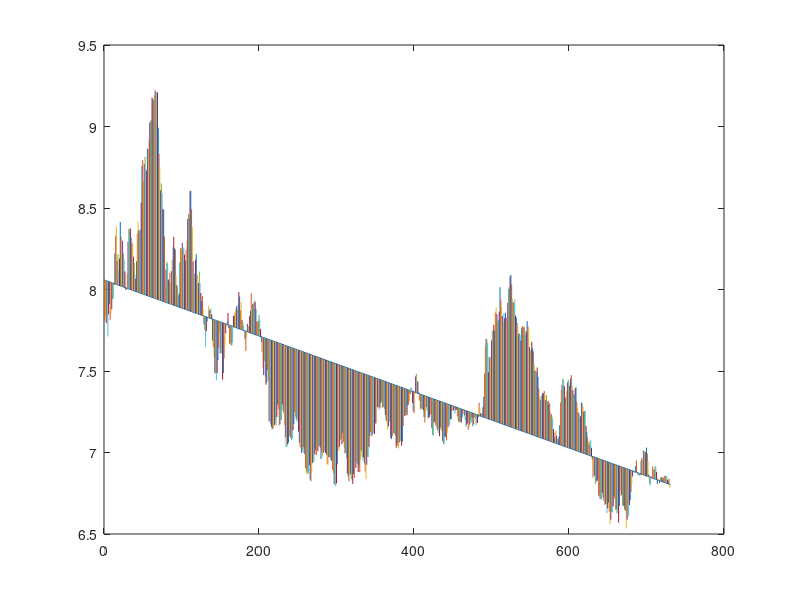

MATLAB code to generate this figure:
load('dollar.mat');
%x = 0:0.1:731;
k = 730
y = @(x) 8.05859041546872668 - 0.00171787456961633*x;
plot([0 k+1], [y(0) y(k+1)]);
hold on;
for i = 1:k
  a = kurs(i);
  b = y(i);
  plot([i i], [a b]);
  hold on;
end
ems = 0;
for i = 1:k
  ems = ems + (kurs(i) - y(i))^2;
end
ems / k
